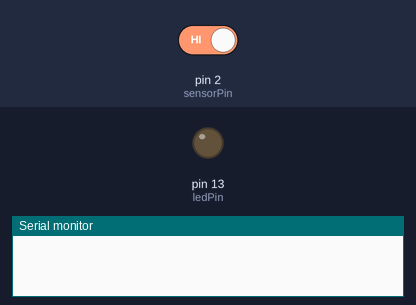
A sketch run on a simulated Arduino Uno, built with avr-gcc and run on an emulated ATmega328P. Shown: output pins drawn as LEDs (lit = HIGH), the last lines printed to the serial monitor. The inputs (shaded band) are chosen by the test bench; at power-on: pin 2 (sensorPin) HIGH.

Above: at 1.2 s.
1.3 s: pin 2 (sensorPin) driven LOW
At 2.0 s:
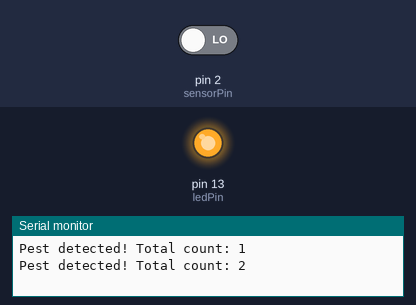
2.8 s: pin 2 (sensorPin) driven HIGH
At 3.2 s:
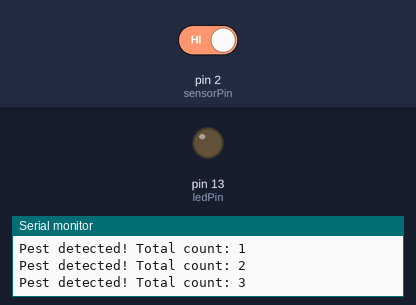
Timing chart, 0 to 5.8 s (numbered marks = the images above; inputs shaded):
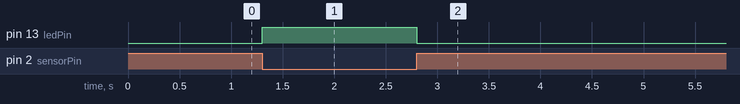

Measured:
- after the input at 1.3 s, pin 13 (ledPin): LOW → HIGH at once
- after the input at 2.8 s, pin 13 (ledPin): HIGH → LOW at once

The sketch:

IR_Sensir_source-1.ino
```cpp
// IR Obstacle Avoidance Sensor with Arduino
// Detects movement/activity near the sensor

int sensorPin = 2;   // Connect OUT pin of sensor to digital pin 2
int ledPin = 13;     // Built-in LED for indication
int pestCount = 0;   // Counter for detected pests

void setup() {
  pinMode(sensorPin, INPUT);
  pinMode(ledPin, OUTPUT);
  Serial.begin(9600);
}

void loop() {
  int sensorValue = digitalRead(sensorPin);

  if (sensorValue == LOW) {
    // LOW means obstacle detected (depends on module wiring)
    digitalWrite(ledPin, HIGH);  // Turn LED ON
    pestCount++;
    Serial.print("Pest detected! Total count: ");
    Serial.println(pestCount);
    delay(500);  // Debounce delay to avoid multiple counts for one pass
  } else {
    digitalWrite(ledPin, LOW);   // No obstacle
  }
}
```
